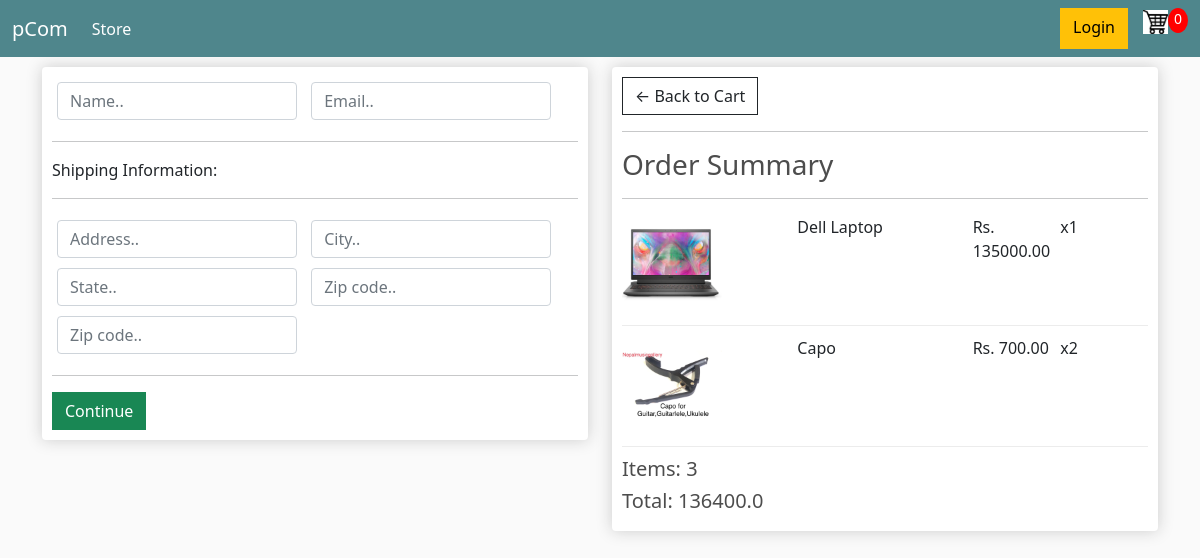
Screenshot of /checkout/ (signed in) with the database file from the repository.
### store/models.py (models this page shows, shortened)
class OrderItem(models.Model):
    product = models.ForeignKey(Product, on_delete=models.SET_NULL, null=True)
    order = models.ForeignKey(Order, on_delete=models.SET_NULL, null=True)
    quantity = models.IntegerField(default=0, null=True, blank=True)
    date_added = models.DateTimeField(auto_now_add=True)
    @property
    def get_total(self):
        total = self.product.price * self.quantity
        return total

class Product(models.Model):
    name = models.CharField(max_length=200)
    price = models.FloatField()
    digital = models.BooleanField(default=False, null=True, blank=True)
    direct_link = models.CharField(max_length=300, null=True, blank=True)
    image = models.ImageField(null=True, blank=True)
    @property
    def imageURL(self):
        try:
            url = self.image.url
        except:
            url = ''
        return url

class Order(models.Model):
    customer = models.ForeignKey(Customer, on_delete=models.SET_NULL, null=True, blank=True)
    date_ordered = models.DateTimeField(auto_now_add=True)
    complete = models.BooleanField(default=False)
    transaction_id = models.CharField(max_length=100, null=True)
    @property
    def get_cart_total(self):
        orderitems = self.orderitem_set.all()
        total = sum([item.get_total for item in orderitems])
        return total
    @property
    def get_cart_items(self):
        orderitems = self.orderitem_set.all()
        total = sum([item.quantity for item in orderitems])
        return total

### store/views.py (the view)
# urls.py: path('checkout/', views.checkout, name="checkout"),
def checkout(request):
    if request.user.is_authenticated:
        customer = request.user.customer
        order, customer = Order.objects.get_or_create(customer=customer, complete=False)
        items = order.orderitem_set.all()
    else:
        items = []
        order = {'get_cart_total': 0, 'get_cart_items': 0}
    context = {'items': items, 'order': order}
    return render(request, 'store/Checkout.html', context)

### store/templates/store/Checkout.html (shortened to what this page needs)
{% extends 'store/Main.html' %}
{% load static %}
{% block content %}
     <div class="row">
		<div class="col-lg-6">
			<div class="box-element" id="form-wrapper">
				<form id="form">
					<div id="user-info">
						<div class="form-field">
							<input required class="form-control" type="text" name="name" placeholder="Name..">
						</div>
						<div class="form-field">
							<input required class="form-control" type="email" name="email" placeholder="Email..">
						</div>
					</div>
					<div id="shipping-info">
						<hr>
						<p>Shipping Information:</p>
						<hr>
						<div class="form-field">
							<input class="form-control" type="text" name="address" placeholder="Address..">
						</div>
						<div class="form-field">
							<input class="form-control" type="text" name="city" placeholder="City..">
						</div>
						<div class="form-field">
							<input class="form-control" type="text" name="state" placeholder="State..">
						</div>
						<div class="form-field">
							<input class="form-control" type="text" name="zipcode" placeholder="Zip code..">
						</div>
						<div class="form-field">
							<input class="form-control" type="text" name="country" placeholder="Zip code..">
						</div>
					</div>
					<hr>
					<input id="form-button" class="btn btn-success btn-block" type="submit" value="Continue">
				</form>
			</div>
			<br>
		</div>
		<div class="col-lg-6">
			<div class="box-element">
                <a  class="btn btn-outline-dark" href="{% url 'cart' %}">&#x2190; Back to Cart</a>
				<hr>
				<h3>Order Summary</h3>
				<hr>
				{% for item in items %}
				<div class="cart-row">
					<div style="flex:2"><img class="row-image" src="{{ item.product.imageURL }}"></div>
					<div style="flex:2"><p>{{item.product.name}}</p></div>
					<div style="flex:1"><p>Rs. {{item.product.price|floatformat:2}}</p></div>
					<div style="flex:1"><p>x{{item.quantity}}</p></div>
				</div>
				{% endfor %}
				<h5>Items: {{order.get_cart_items}}</h5>
				<h5>Total: {{order.get_cart_total}}</h5>
			</div>
		</div>
	</div>
{% endblock content %}

### static/css/main.css (style rules this page uses)
body { background-color: hsl(0, 0%, 98%); }
h1,h2,h3,h4,h5,h6 { color:hsl(0, 0%, 30%); }
.box-element { box-shadow:hsl(0, 0%, 80%) 0 0 16px; background-color: #fff; border-radius: 4px; padding: 10px; }
.col-lg-4, .col-lg-6, .col-lg-8, .col-lg-12 { margin-top: 10px; }
.btn { border-radius: 0; }
.row-image { width: 100px; }
.form-field { width:250px; display: inline-block; padding: 5px; }
.cart-row { display: flex; align-items: flex-stretch; padding-bottom: 10px; margin-bottom: 10px; border-bottom: 1px solid #ececec; }

### rows the page displays
OrderItem: product.imageURL (picture), product.name "Dell Laptop", product.price "135000.00", quantity "1"
OrderItem: product.imageURL (picture), product.name "Capo", product.price "700.00", quantity "2"
Order: get_cart_items "3", get_cart_total "136400.0"
